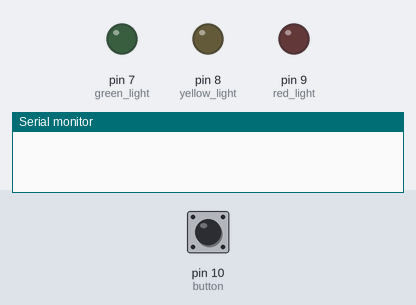
This sketch was run on a simulated Arduino Uno, built with avr-gcc and run on an emulated ATmega328P. Shown: output pins drawn as LEDs (lit = HIGH), the last lines printed to the serial monitor. Dashed ring = blinking. The test bench sets the inputs (shaded band); at power-on: pin 10 (button) LOW.

Above: at 1.2 s.
1.3 s: pin 10 (button) pulled HIGH for 1 s
At 2.9 s:
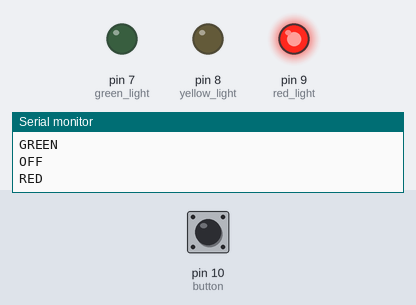
3.8 s: pin 10 (button) pulled HIGH for 0.15 s
At 4.2 s:
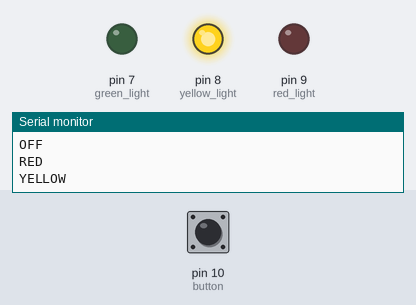
5.4 s: pin 10 (button) pulled HIGH for 3.2 s
At 9.0 s:
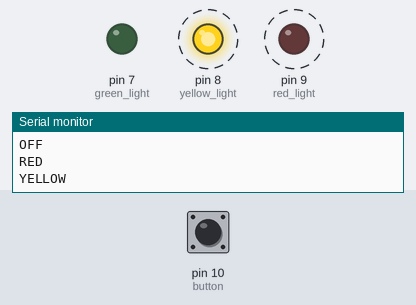
Timing chart, 0 to 10.5 s (numbered marks = the images above; inputs shaded):
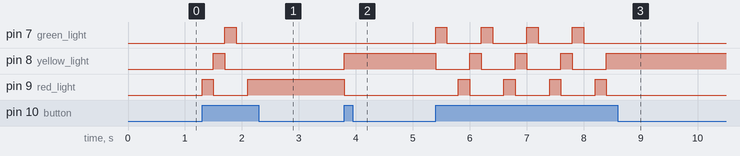

The sketch:

lab4_cpe_301.ino
```cpp
/*
  lab4_cpe_301.ino
  Created by: Joshua Knight, Nicky Victoriano
  Date: 9/29/25
  Description: This program reads from the pedestrian crosswalk buttons and lights up the corresponding LED.
*/

void setup() {
  // put your setup code here, to run once:
  pinMode(10, INPUT); // button
  pinMode(7, OUTPUT); // green light
  pinMode(8, OUTPUT); // yellow light
  pinMode(9, OUTPUT); // red light


  Serial.begin(9600);
}

int counter = 0;

void loop() {
  // put your main code here, to run repeatedly:

  int state = digitalRead(10);


  if (state == HIGH)
  {
    counter ++;

    switch (counter % 4)
    {
      case 0:
        Serial.println("OFF");
        digitalWrite(9, LOW);
        digitalWrite(8, LOW);
        digitalWrite(7, LOW);
        break;
      case 1:
        Serial.println("RED");
        digitalWrite(9, HIGH);
        digitalWrite(8, LOW);
        digitalWrite(7, LOW);
        break;
      case 2:
        Serial.println("YELLOW");
        digitalWrite(9, LOW);
        digitalWrite(8, HIGH);
        digitalWrite(7, LOW);
        break;
      case 3:
        Serial.println("GREEN");
        digitalWrite(9, LOW);
        digitalWrite(8, LOW);
        digitalWrite(7, HIGH);
        break;
    }


    delay (200); //debounce
  }


}
```

Measured:
- after the input at 1.3 s, pin 7 (green_light): LOW → HIGH after 0.40 s, → LOW 0.20 s later; pin 8 (yellow_light): LOW → HIGH after 0.20 s, → LOW 0.20 s later; pin 9 (red_light): LOW → HIGH at once, → LOW 0.20 s later, → HIGH 0.60 s later
- after the input at 3.8 s, pin 8 (yellow_light): LOW → HIGH at once; pin 9 (red_light): HIGH → LOW at once
- after the input at 5.4 s, pin 7 (green_light): alternates HIGH for 0.20 s and LOW for 0.60 s, 8 changes in all, then stays LOW, starting at once; pin 8 (yellow_light): alternates HIGH for 0.20 s and LOW for 0.60 s, 8 changes in all, then stays HIGH, starting at once
